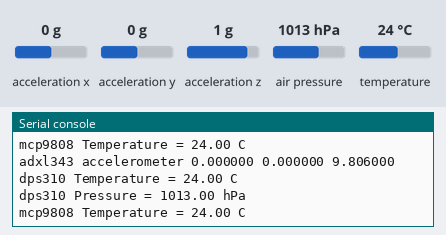
Recording of a program running on a simulated Raspberry Pi Pico running CircuitPython. On the bench: the last lines printed to the serial console. Inputs (shaded band) come from the test bench; at power-on: acceleration x 0 g, acceleration y 0 g, acceleration z 1 g, air pressure 1013 hPa, temperature 24 °C.

Above: at 1.2 s.
1.3 s: acceleration x set to -1.4 g
At 2.4 s:
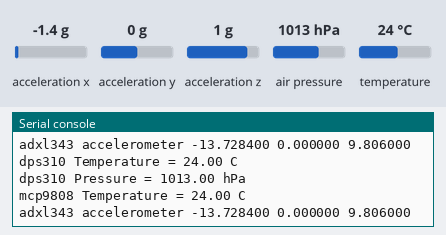
2.8 s: acceleration y set to -1.4 g
At 3.6 s:
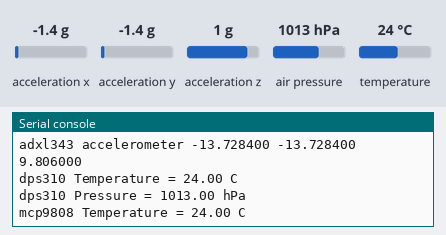

The program:

code1.py
```python
# Import necessary libraries
import board
import busio
from adafruit_dps310.basic import DPS310
import adafruit_mcp9808
import adafruit_adxl34x

# Initialize I2C communication
i2c = busio.I2C(scl=board.GP27,sda=board.GP26)

# Initialize sensors
dps310 = DPS310(i2c)
mcp = adafruit_mcp9808.MCP9808(i2c)
adxl343 = adafruit_adxl34x.ADXL343(i2c)

# Continuous data reading loop
while True:
    print("dps310 Temperature = %.2f C" % dps310.temperature)
    print("dps310 Pressure = %.2f hPa" % dps310.pressure)
    print("mcp9808 Temperature = %.2f C" % mcp.temperature)
    print("adxl343 accelerometer %f %f %f" % adxl343.acceleration)
```

Measured:
- after the input at 1.3 s, the serial console: prints a new line at once (image 1)
- after the input at 2.8 s, the serial console: prints a new line at once (image 2)
